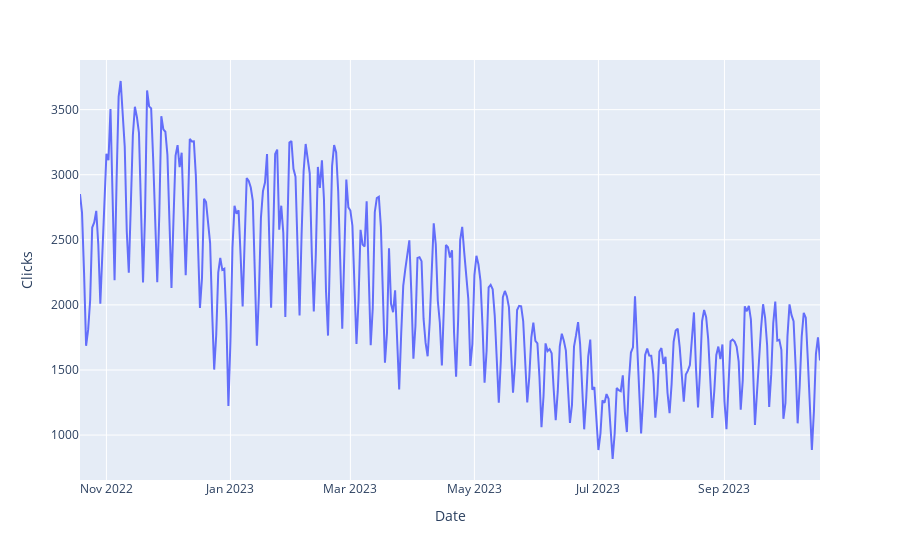

Notebook code cell kept with this figure:
### Code cell
px.line(df, x="Date", y="Clicks")

### Figure 1 — Plotly figure (JSON) as saved in the notebook; plotly's stock layout.template omitted (floating-point values rounded to 4 significant figures; data arrays with more than 128 entries replaced by an {"elided": "..."} marker saying what was removed)
{"data": [{"hovertemplate": "Date=%{x}<br>Clicks=%{y}<extra></extra>", "legendgroup": "", "line": {"color": "#636efa", "dash": "solid"}, "marker": {"symbol": "circle"}, "mode": "lines", "name": "", "orientation": "v", "showlegend": false, "type": "scatter", "x": {"elided": "365 str values"}, "xaxis": "x", "y": {"elided": "365 int values"}, "yaxis": "y"}], "layout": {"autosize": true, "legend": {"tracegroupgap": 0}, "margin": {"t": 60}, "xaxis": {"anchor": "y", "autorange": true, "domain": [0, 1], "range": ["2022-10-19", "2023-10-18"], "title": {"text": "Date"}, "type": "date"}, "yaxis": {"anchor": "x", "autorange": true, "domain": [0, 1], "range": [654.7, 3881.0], "title": {"text": "Clicks"}, "type": "linear"}}}
